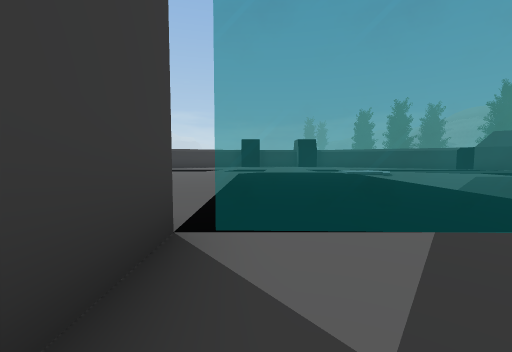
view 1 (above)

17 first-person views from a walk through a Unity game level. The camera is 1.2 m above the floor, tilts 4° down and sees 90° across. The floor is counted in squares, 2 m on a side. Each view is taken from the middle of a square. On the plan, view 1 faces up. The plan holds only what a view shows up to about 9 squares ahead; the rest is blank. The place goes on beyond the plan. Some surface patterns are stand-ins.

view 2
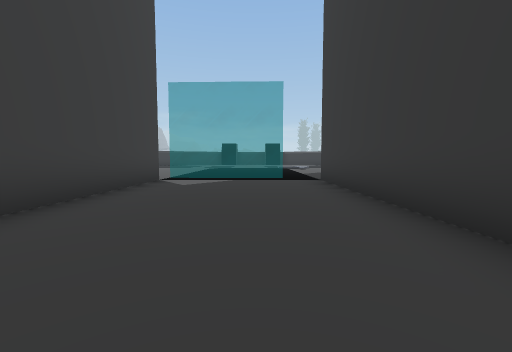

view 3
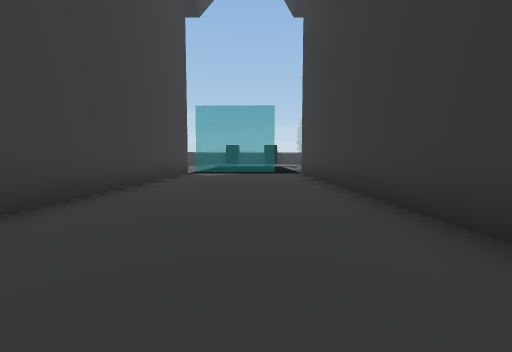

view 4
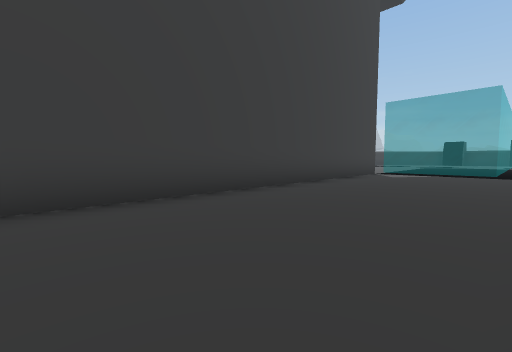

view 5
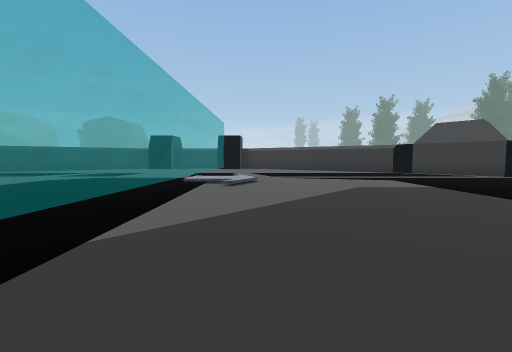

view 6
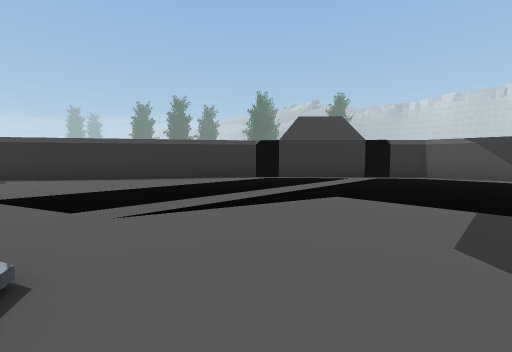

view 7
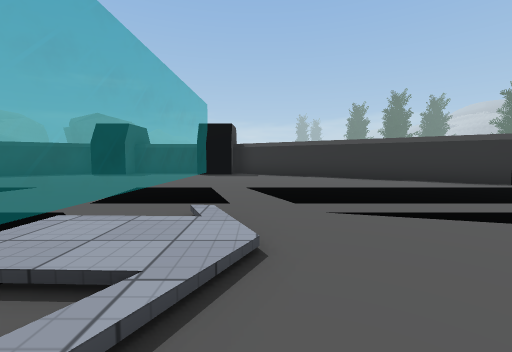

view 8
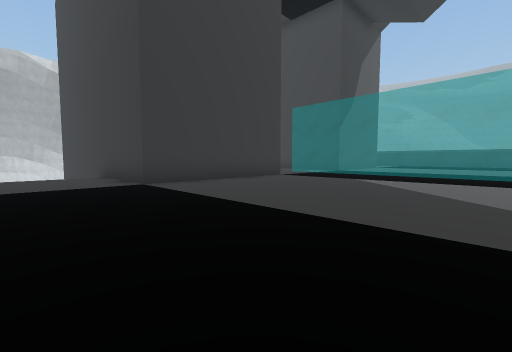

view 9
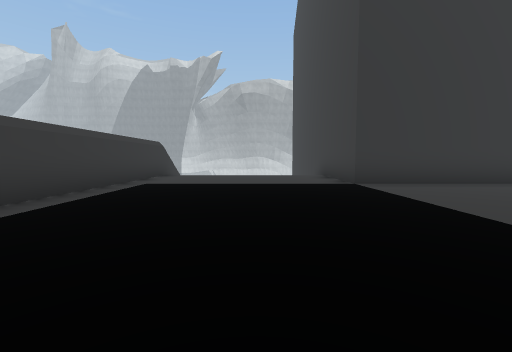

view 10
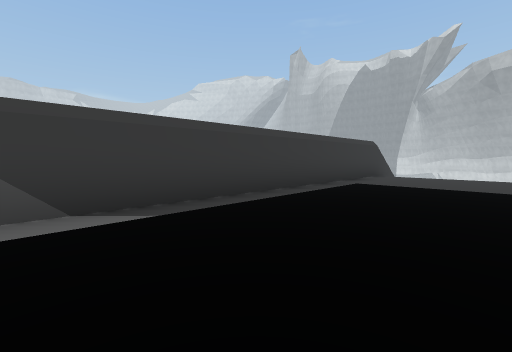

view 11
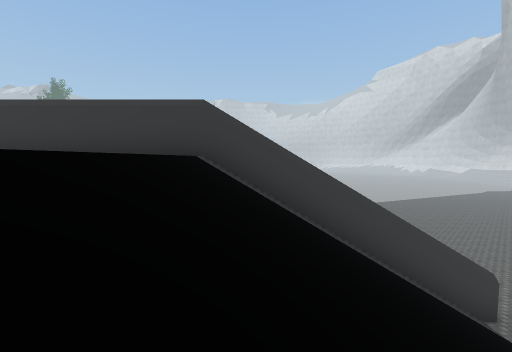

view 12
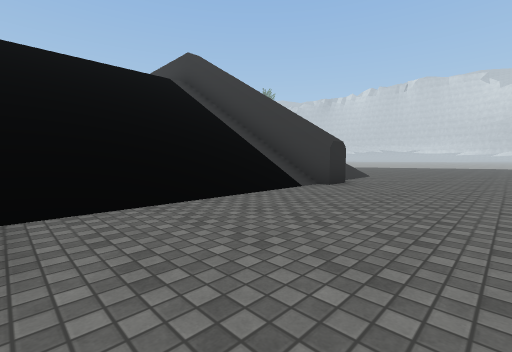

view 13
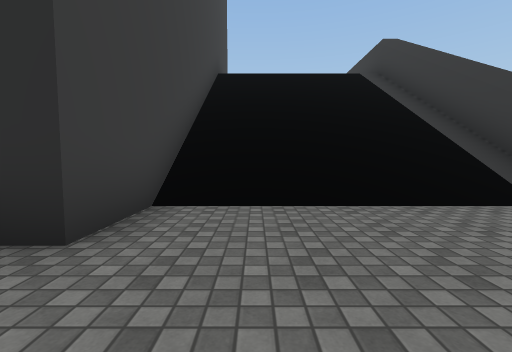

view 14
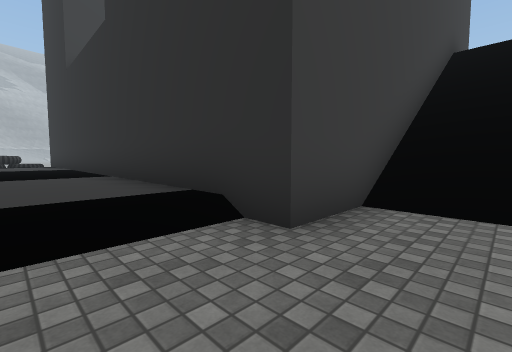

view 15
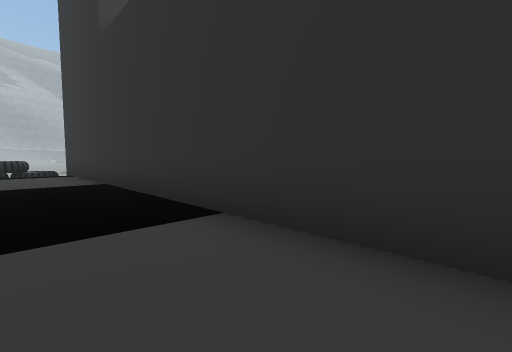

view 16
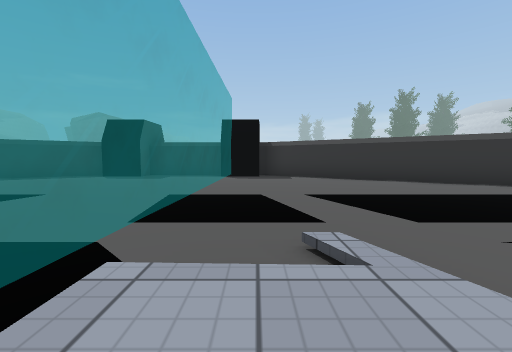

view 17
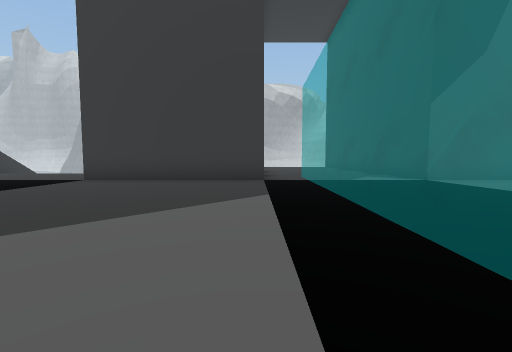

### Floor plan
Key: @ floor where view 1 was taken; # wall or solid block; . main floor; - floor 6.75 m lower than the main floor; _ floor 7 m lower than the main floor; / step, stairs or slope; = window, fence, low wall or low ledge; ^ raised ledge.
Columns run from 3 left of view 1 to 21 right of it. Each row starts with its distance up from view 1.
 18 ##########
 17 #..====..##
 16 ...====...###
 15  ..====.....##
 14   .====......###
 13    ====........#
 12 ...====........##
 11 ...====.........##
 10  ..====//........##
  9  ..====//.........#
  8  ..====...........#
  7  ..====......    .#
  6  ..====......    .#
  5  ..===.......    .#
  4   .===.......    .#
  3  ..===........  ..#
  2 ###===.#####......#
  1   ^....^   ^......#
  0   ^@...^   ^......#
 -1   ^....^   ^//////#
 -2   ^....^   ^//////#
 -3   ^....^   ^//////#
 -4   ^....^   ^//////#
 -5   ^....^   ^//////#
 -6   ^....^   #    //#
 -7   ^....    #______#____
 -8 ###....#####____________
 -9 -----------/_____________
-10 -----------/_____________

Positions as (right, up) in squares from view 1, and headings:
1: (0, 0), facing up
2: (2, -5), facing up
3: (2, -8), facing up
4: (3, -8), facing up-left
5: (5, 3), facing up
6: (5, 8), facing up-right
7: (5, 8), facing up
8: (11, 8), facing down-left
9: (11, 8), facing down
10: (11, 8), facing down-right
11: (9, -2), facing right
12: (9, -10), facing up-right
13: (10, -10), facing up
14: (10, -10), facing up-left
15: (6, -10), facing up-left
16: (4, 9), facing up
17: (4, 9), facing down
